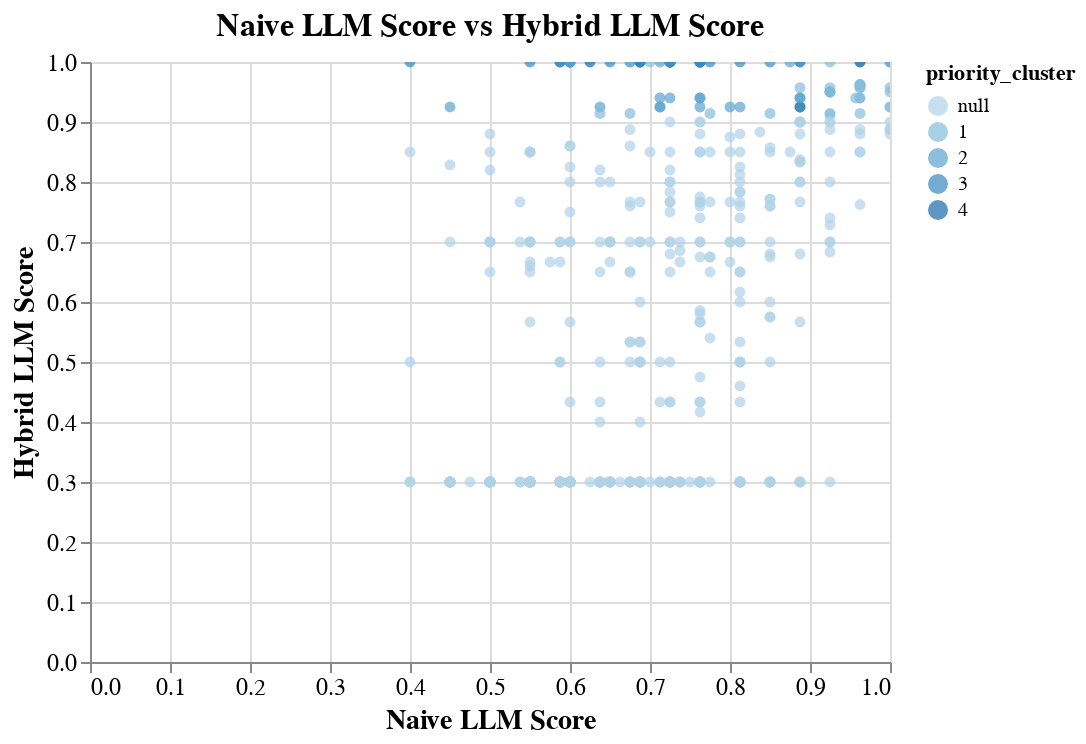

The code cell stored with this chart in its notebook:
### Code cell


### Figure 1 — Vega-Lite specification as saved in the notebook (floating-point values rounded to 4 significant figures; data arrays with more than 128 entries replaced by an {"elided": "..."} marker saying what was removed)
{"config": {"view": {"continuousWidth": 300, "continuousHeight": 300}, "axis": {"labelFontSize": 12, "titleFontSize": 14}, "title": {"fontSize": 16}}, "data": {"name": "data-59aa7d359495346c97c758d47f818d9c"}, "mark": {"type": "point", "filled": true}, "encoding": {"color": {"field": "priority_cluster", "scale": {"scheme": "blues"}, "type": "nominal"}, "tooltip": [{"field": "index", "type": "nominal"}, {"field": "NaiveLLM_score", "type": "quantitative"}, {"field": "HybridLLM_score", "type": "quantitative"}, {"field": "priority_cluster", "type": "nominal"}], "x": {"field": "NaiveLLM_score", "title": "Naive LLM Score", "type": "quantitative"}, "y": {"field": "HybridLLM_score", "title": "Hybrid LLM Score", "type": "quantitative"}}, "height": 300, "params": [{"name": "param_3", "select": {"type": "interval", "encodings": ["x", "y"]}, "bind": "scales"}], "title": "Naive LLM Score vs Hybrid LLM Score", "width": 400, "$schema": "https://vega.github.io/schema/vega-lite/v5.20.1.json", "datasets": {"data-59aa7d359495346c97c758d47f818d9c": {"elided": "609 records"}}}
